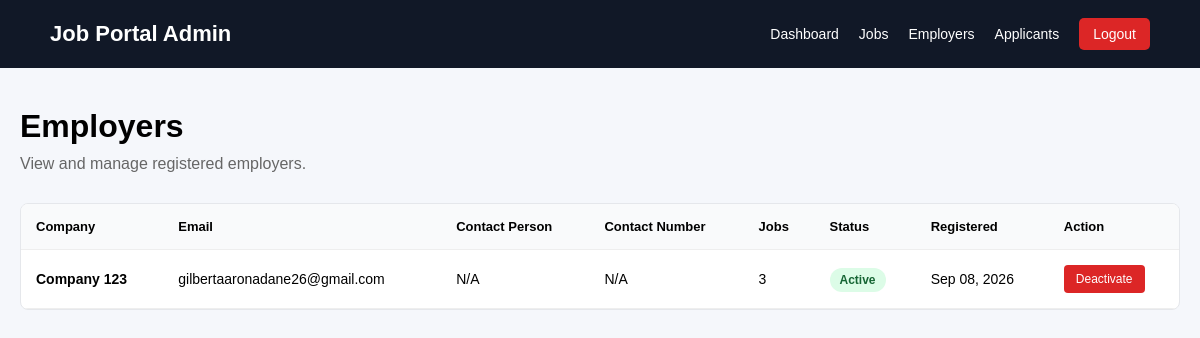
Page /admin/employers.php (signed in) on the committed database.
### tables this page shows
CREATE TABLE `employers` (
  `id` int(10) UNSIGNED NOT NULL,
  `user_id` int(10) UNSIGNED NOT NULL,
  `company_name` varchar(255) NOT NULL,
  `company_description` text DEFAULT NULL,
  `company_logo` varchar(255) DEFAULT NULL,
  `contact_person` varchar(150) DEFAULT NULL,
  `contact_number` varchar(50) DEFAULT NULL,
  `address` varchar(255) DEFAULT NULL,
  `created_at` timestamp NOT NULL DEFAULT current_timestamp(),
  `updated_at` timestamp NOT NULL DEFAULT current_timestamp() ON UPDATE current_timestamp()
);

CREATE TABLE `users` (
  `id` int(10) UNSIGNED NOT NULL,
  `email` varchar(255) NOT NULL,
  `password` varchar(255) DEFAULT NULL,
  `role` enum('admin','employer','applicant') NOT NULL,
  `is_active` tinyint(1) NOT NULL DEFAULT 1,
  `created_at` timestamp NOT NULL DEFAULT current_timestamp(),
  `updated_at` timestamp NOT NULL DEFAULT current_timestamp() ON UPDATE current_timestamp()
);

### admin/employers.php (the view, shortened to what this page needs)
<?php
require_once "../config/database.php";
$stmt = $pdo->query("
    SELECT
        e.id,
        e.user_id,
        e.company_name,
        e.company_description,
        e.contact_person,
        e.contact_number,
        e.address,
        e.created_at,
        u.email,
        u.is_active,
        (
            SELECT COUNT(*)
            FROM jobs j
            WHERE j.employer_id = e.id
        ) AS total_jobs
    FROM employers e
    INNER JOIN users u
        ON e.user_id = u.id
    ORDER BY e.created_at DESC
");
$employers = $stmt->fetchAll(PDO::FETCH_ASSOC);
?>
<!DOCTYPE html>
<html lang="en">
<head>
</head>
<body>
<nav class="navbar">
    <div class="navbar-container">
        <a href="dashboard.php" class="logo">
            Job Portal Admin
        </a>
        <div class="nav-links">
            <a href="dashboard.php">
                Dashboard
            </a>
            <a href="jobs.php">
                Jobs
            </a>
            <a href="employers.php">
                Employers
            </a>
            <a href="applicants.php">
                Applicants
            </a>
            <a href="../logout.php" class="logout">
                Logout
            </a>
        </div>
    </div>
</nav>
<div class="container">
    <h1>
        Employers
    </h1>
    <p class="description">
        View and manage registered employers.
    </p>
    <div class="table-container">
        <table>
            <thead>
                <tr>
                    <th>
                        Company
                    </th>
                    <th>
                        Email
                    </th>
                    <th>
                        Contact Person
                    </th>
                    <th>
                        Contact Number
                    </th>
                    <th>
                        Jobs
                    </th>
                    <th>
                        Status
                    </th>
                    <th>
                        Registered
                    </th>
                    <th>
                        Action
                    </th>
                </tr>
            </thead>
            <tbody>
                <?php if (empty($employers)): ?>
                    <tr>
                        <td colspan="8">
                            No employers found.
                        </td>
                    </tr>
                <?php else: ?>
                    <?php foreach ($employers as $employer): ?>
                        <tr>
                            <td>
                                <strong>
                                    <?php
                                    echo htmlspecialchars(
                                        $employer["company_name"]
                                    );
                                    ?>
                                </strong>
                            </td>
                            <td>
                                <?php
                                echo htmlspecialchars(
                                    $employer["email"]
                                );
                                ?>
                            </td>
                            <td>
                                <?php
                                echo htmlspecialchars(
                                    $employer["contact_person"] ?: "N/A"
                                );
                                ?>
                            </td>
                            <td>
                                <?php
                                echo htmlspecialchars(
                                    $employer["contact_number"] ?: "N/A"
                                );
                                ?>
                            </td>
                            <td>
                                <?php
                                echo $employer["total_jobs"];
                                ?>
                            </td>
                            <td>
                                <?php if ($employer["is_active"]): ?>
                                    <span class="status active">
                                        Active
                                    </span>
                                <?php else: ?>
                                    <span class="status inactive">
                                        Inactive
                                    </span>
                                <?php endif; ?>
                            </td>
                            <td>
                                <?php
                                echo date(
                                    "M d, Y",
                                    strtotime($employer["created_at"])
                                );
                                ?>
                            </td>
                            <td>
                                <form method="POST">
                                    <?php if ($employer["is_active"]): ?>
                                        <button
                                            type="submit"
                                            class="btn deactivate"
                                        >
                                            Deactivate
                                        </button>
                                    <?php endif; ?>
                                </form>
                            </td>
                        </tr>
                    <?php endforeach; ?>
                <?php endif; ?>
            </tbody>
        </table>
    </div>
</div>
</body>
</html>

### admin/employers.php (style rules this page uses)
* { box-sizing: border-box; margin: 0; padding: 0; }
body { font-family: Arial, Helvetica, sans-serif; background: #f5f7fb; }
.navbar { background: #111827; padding: 18px 50px; }
.navbar-container { max-width: 1200px; margin: auto; display: flex; justify-content: space-between; align-items: center; }
.logo { color: white; text-decoration: none; font-size: 22px; font-weight: bold; }
.nav-links { display: flex; gap: 20px; align-items: center; }
.nav-links a { color: white; text-decoration: none; font-size: 14px; }
.logout { background: #dc2626; padding: 8px 14px; border-radius: 5px; }
.container { max-width: 1250px; margin: 40px auto; padding: 0 20px; }
h1 { margin-bottom: 10px; }
.description { color: #666; margin-bottom: 30px; }
.table-container { background: white; border-radius: 8px; border: 1px solid #e5e7eb; overflow-x: auto; }
table { width: 100%; border-collapse: collapse; }
th, td { padding: 15px; text-align: left; border-bottom: 1px solid #eee; }
th { background: #f9fafb; font-size: 13px; }
td { font-size: 14px; }
.status { padding: 5px 10px; border-radius: 15px; font-size: 12px; font-weight: bold; }
.active { background: #dcfce7; color: #166534; }
.btn { border: none; padding: 7px 12px; border-radius: 4px; cursor: pointer; color: white; font-size: 12px; }
.deactivate { background: #dc2626; }

### rows in the picture
employers: company_name "Company 123", user.email "gilbertaaronadane26@gmail.com", contact_person "N/A", contact_number "N/A", total_jobs "3", created_at "Sep 08, 2026"
